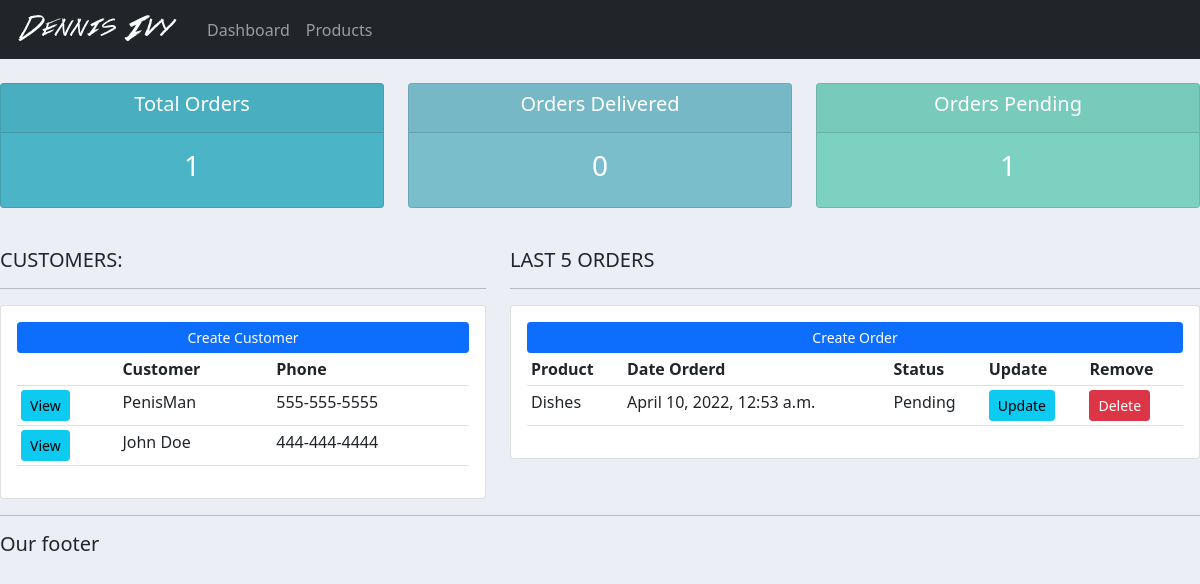
Before: / with the older database file.
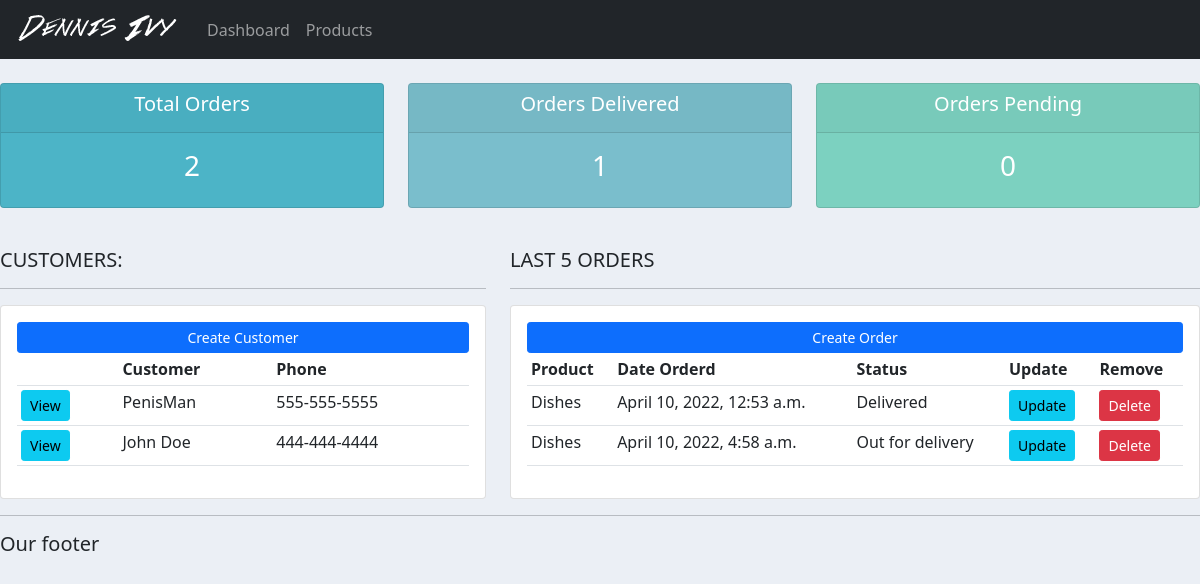
After: the same page with the newer database file.
### accounts/models.py (models this page shows, shortened)
class Customer(models.Model):
    name = models.CharField(max_length=200, null=True)
    phone = models.CharField(max_length=200, null=True)
    email = models.CharField(max_length=200, null=True)
    date_created = models.DateTimeField(auto_now_add=True)

class Order(models.Model):
    STATUS = (
        ('Pending', 'Pending'),
        ('Out for delivery', 'Out for delivery'),
        ('Delivered', 'Delivered'),
    )
    customer = models.ForeignKey(Customer, null=True, on_delete=models.SET_NULL)
    product = models.ForeignKey(Product, null=True, on_delete=models.SET_NULL)
    date_created = models.DateTimeField(auto_now_add=True, null=True)
    status= models.CharField(max_length=200, null=True, choices=STATUS)

class Product(models.Model):
    CATEGORY = (
        ('Indoor',  'Indoor'),
        ('Out Door', 'Out Door'),
        ('Summer', 'Summer'),
    )
    name = models.CharField(max_length=200, null=True)
    price = models.FloatField(null=True)
    category = models.CharField(max_length=200, null=True, choices=CATEGORY)
    description = models.CharField(max_length=200, null=True)
    date_created = models.DateTimeField(auto_now_add=True, null=True)
    tag = models.ManyToManyField(Tag)
    def __str__(self):
        return self.name

### accounts/views.py (the view)
# urls.py: path('', views.home, name='home'),
def home(request):
    orders = Order.objects.all()
    customers = Customer.objects.all()
    total_customers = customers.count()
    total_orders = orders.count()
    delivered = orders.filter(status='Delivered').count()
    pending = orders.filter(status='Pending').count()
    context = {'orders': orders, 'customers': customers, 'total_customers': total_customers, 'total_orders': total_orders,
    'delivered': delivered, 'pending': pending}
    return render(request,'accounts/dashboard.html', context)

### accounts/templates/accounts/dashboard.html
{%  extends 'accounts/main.html' %}
{% block content %}
{%  include 'accounts/status.html' %}
<br>
<div class="row">
	<div class="col-md-5">
		<h5>CUSTOMERS:</h5>
		<hr>
		<div class="card card-body">
			<a class="btn btn-primary  btn-sm btn-block" href="">Create Customer</a>
			<table class="table table-sm">
				<tr>
                    <th></th>
					<th>Customer</th>
					<th>Phone</th>
				</tr>
				{% for customer in customers %}
					<tr>
                        <td><a class="btn btn-sm btn-info" href="{% url 'customer' customer.id %}">View</a></td>
						<td>{{customer.name}}</td>
						<td>{{customer.phone}}</td>
					</tr>
				{% endfor %}
			</table>
		</div>
	</div>
	<div class="col-md-7">
		<h5>LAST 5 ORDERS</h5>
		<hr>
		<div class="card card-body">
			<a class="btn btn-primary  btn-sm btn-block" href="{% url 'create_order' %}">Create Order</a>
			<table class="table table-sm">
				<tr>
					<th>Product</th>
					<th>Date Orderd</th>
					<th>Status</th>
					<th>Update</th>
					<th>Remove</th>
				</tr>
				{% for order in orders %}
					<tr>
						<td>{{order.product}}</td>
						<td>{{order.date_created}}</td>
						<td>{{order.status}}</td>
						<td><a class="btn btn-sm btn-info" href="{% url 'update_order' order.id %}">Update</a></td>
						<td><a class="btn btn-sm btn-danger" href="{% url 'delete_order' order.id %}">Delete</a></td>
					</tr>
				{% endfor %}
			</table>
		</div>
	</div>
</div>
{% endblock %}

### accounts/templates/accounts/main.html (shortened to what this page needs)
{% load static %}
<!DOCTYPE html>
<html lang="en">
<head>
    <link href="https://cdn.jsdelivr.net/npm/bootstrap@5.1.3/dist/css/bootstrap.min.css" rel="stylesheet">
    <link rel="stylesheet" type="text/css" href="{% static '/css/main.css' %}">
</head>
<body>
    {% include 'accounts/navbar.html'%}
    {% block content %}
    {% endblock %}
    <hr>
    <h5>Our footer</h5>
</body>
</html>

### accounts/templates/accounts/navbar.html (shortened to what this page needs)
{% load static %}
<nav class="navbar navbar-expand-lg navbar-dark bg-dark">
 <img src="{% static 'images/logo.png' %}">
  <div class="collapse navbar-collapse" id="navbarNav">
    <ul class="navbar-nav">
      <li class="nav-item active">
        <a class="nav-link" href="{% url 'home' %}">Dashboard</a>
      </li>
      <li class="nav-item">
        <a class="nav-link" href="{% url 'products' %}">Products</a>
      </li>
    </ul>
  </div>
</nav>

### accounts/templates/accounts/status.html
<br>
<div class="row">
	<div class="col">
		<div class="col-md">
			<div class="card text-center text-white  mb-3" id="total-orders">
			  	<div class="card-header">
			  		<h5 class="card-title">Total Orders</h5>
			  	</div>
			  	<div class="card-body">
			    	<h3 class="card-title">{{total_orders}}</h3>
			  	</div>
			</div>
		</div>
	</div>
	<div class="col">
		<div class="col-md">
			<div class="card text-center text-white  mb-3" id="orders-delivered">
			  	<div class="card-header">
			  		<h5 class="card-title">Orders Delivered</h5>
			  	</div>
			  	<div class="card-body">
			    	<h3 class="card-title">{{delivered}}</h3>
			  	</div>
			</div>
		</div>
	</div>
	<div class="col">
		<div class="col-md">
			<div class="card text-center text-white  mb-3" id="orders-pending">
			  	<div class="card-header">
			  		<h5 class="card-title">Orders Pending</h5>
			  	</div>
			  	<div class="card-body">
			    	<h3 class="card-title">{{pending}}</h3>
			  	</div>
			</div>
		</div>
	</div>
</div>

### accounts/templates/accounts/main.html (style rules this page uses)
body { background-color: #ebeff5; }
#total-orders { background-color: #4cb4c7; }
#orders-delivered { background-color: #7abecc; }
#orders-pending { background-color: #7CD1C0; }

Changed rows visible on the page:
changed Order: status "Pending" → "Delivered"
added Order: product "Dishes", date_created "April 10, 2022, 4:58 a.m.", status "Out for delivery"
Other visible differences:
{{ total_orders }}: "1" → "2"
{{ delivered }}: "0" → "1"
{{ pending }}: "1" → "0"
